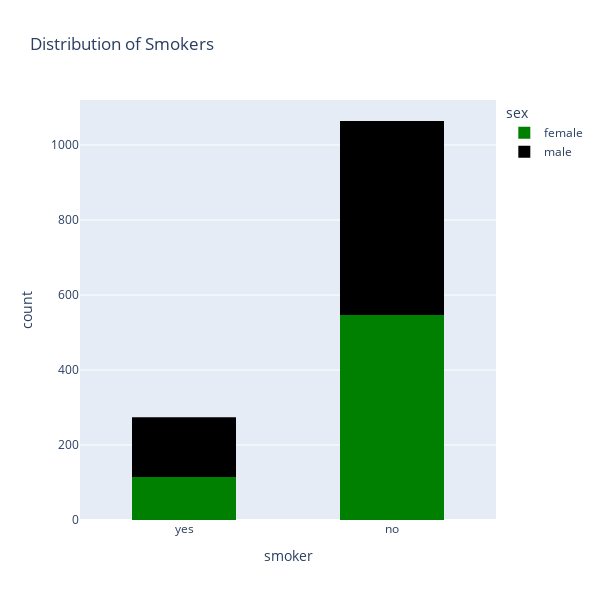

The notebook cell saved with this chart:
### Markdown cell above
#### Inference of charges by smokers with violin plot
* The violin plot shows the bimodal split, with the boxplot engulfed, the dots points to each individual charges displayed. The thin section of the violin plot shows the region where the split occured.

### Code cell
fig = px.histogram(
    medic_df,
    x = 'smoker',
    color = 'sex',
    color_discrete_sequence=['green', 'black'],
    height=600,
    width=600,
    title = 'Distribution of Smokers'
)
fig.update_layout(bargap=0.5)
fig.show()

### Figure 1 — Plotly figure (JSON) as saved in the notebook; plotly's stock layout.template omitted (floating-point values rounded to 4 significant figures; data arrays with more than 128 entries replaced by an {"elided": "..."} marker saying what was removed)
{"data": [{"bingroup": "x", "hovertemplate": "sex=female<br>smoker=%{x}<br>count=%{y}<extra></extra>", "legendgroup": "female", "marker": {"color": "green", "pattern": {"shape": ""}}, "name": "female", "orientation": "v", "showlegend": true, "type": "histogram", "x": {"elided": "662 str values"}, "xaxis": "x", "yaxis": "y"}, {"bingroup": "x", "hovertemplate": "sex=male<br>smoker=%{x}<br>count=%{y}<extra></extra>", "legendgroup": "male", "marker": {"color": "black", "pattern": {"shape": ""}}, "name": "male", "orientation": "v", "showlegend": true, "type": "histogram", "x": {"elided": "676 str values"}, "xaxis": "x", "yaxis": "y"}], "layout": {"bargap": 0.5, "barmode": "relative", "height": 600, "legend": {"title": {"text": "sex"}, "tracegroupgap": 0}, "title": {"text": "Distribution of Smokers"}, "width": 600, "xaxis": {"anchor": "y", "domain": [0, 1], "title": {"text": "smoker"}}, "yaxis": {"anchor": "x", "domain": [0, 1], "title": {"text": "count"}}}}
